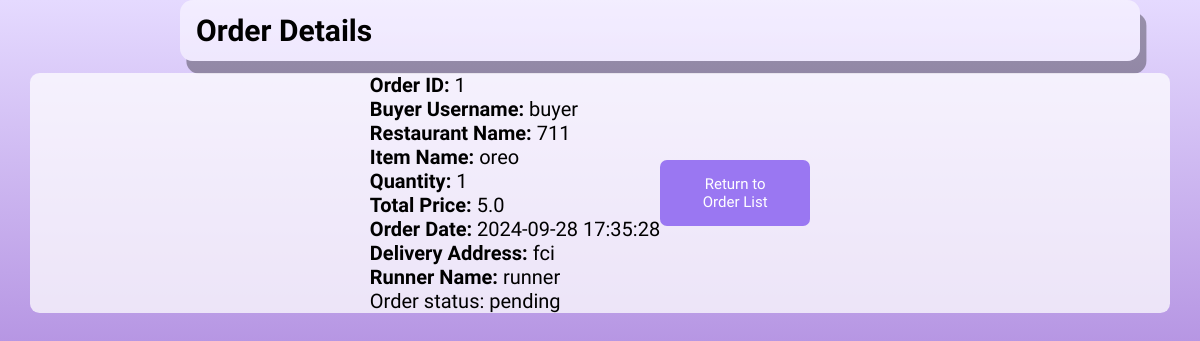
Screenshot of /buyer_order_details/1 with the database file from the repository.
### tables this page shows
CREATE TABLE orders (
            id INTEGER PRIMARY KEY AUTOINCREMENT,
            buyer_username TEXT NOT NULL,
            restaurant_name TEXT NOT NULL,
            item_name TEXT NOT NULL,
            total_price REAL NOT NULL,
            quantity INTEGER NOT NULL,
            order_date TIMESTAMP DEFAULT CURRENT_TIMESTAMP, 
            order_status TEXT DEFAULT 'available',
            status TEXT DEFAULT 'pending',
            runner_name TEXT,
            runner_lat REAL,
            runner_lng REAL,
            delivery_address TEXT,
            delivery_lat REAL,
            delivery_lng REAL
        );

### app.py (the view)
@app.route('/buyer_order_details/<int:order_id>', methods=['GET'])
def buyer_order_details(order_id):
    conn = get_db_connection()
    cursor = conn.cursor()
    query = """
        SELECT id, buyer_username, restaurant_name, item_name, total_price, quantity, order_date, delivery_address, delivery_lat, delivery_lng, runner_lat, runner_lng, runner_name, status, order_status
        FROM orders
        WHERE id = ?
    """
    cursor.execute(query, (order_id,))
    order = cursor.fetchone()
    if order is None:
        return redirect(url_for('buyer_orders'))
    cursor.execute("""
        SELECT rating, review FROM order_reviews
        WHERE order_id = ? AND buyer_username = ?
    """, (order_id, session.get('username')))
    submitted_review = cursor.fetchone()
    conn.close()
    return render_template('buyer_order_details.html', order=order, submitted_review=submitted_review)

### app.py (called while the page is built)
def get_db_connection():
    con = sqlite3.connect("database.db")
    con.row_factory = sqlite3.Row
    return con

### templates/buyer_order_details.html (shortened to what this page needs)
<!DOCTYPE html>
<html lang="en">
<head>
    <link rel="stylesheet" href="https://unpkg.com/leaflet/dist/leaflet.css" />
    <link rel="stylesheet" type="text/css" href="../static/style(BP).css">
    <link rel="stylesheet" href="https://unpkg.com/boxicons@latest/css/boxicons.min.css">
    <link href="https://cdn.jsdelivr.net/npm/remixicon@4.3.0/fonts/remixicon.css" rel="stylesheet"/>
    <link rel="stylesheet" href="https://unpkg.com/aos@next/dist/aos.css" />
</head>
<body>
    <div class="container">
        <div class="table">
            <div class="table-header">
                <h2>Order Details</h2>
            </div>
        </div>
            <div class="table-body">
                <div class="order-summary">
                    <p><strong>Order ID:</strong> {{ order.id }}</p>
                    <p><strong>Buyer Username:</strong> {{ order.buyer_username }}</p>
                    <p><strong>Restaurant Name:</strong> {{ order.restaurant_name }}</p>
                    <p><strong>Item Name:</strong> {{ order.item_name }}</p>
                    <p><strong>Quantity:</strong> {{ order.quantity }}</p>
                    <p><strong>Total Price:</strong> {{ order.total_price }}</p>
                    <p><strong>Order Date:</strong> {{ order.order_date }}</p>
                    <p><strong>Delivery Address:</strong> {{ order.delivery_address }}</p>
                    {% if order.runner_name %}
                    <p><strong>Runner Name:</strong> {{ order.runner_name }}</p>
                    {% endif %}
                    {% if order.order_status == 'completed' %}
                        <p class="status-message">Your order is successfully completed</p>
                        {% if submitted_review %}
                        <div class="submitted-review">
                            <h3>Thank you for your review!</h3>
                            <p><strong>Your Rating:</strong></p>
                            <div class="star-rating">
                                {% for i in range(1, 6) %}
                                    {% if i <= submitted_review[0] %}
                                        <label class="active">&#9733;</label>
                                    {% else %}
                                        <label>&#9734;</label>
                                    {% endif %}
                                {% endfor %}
                            </div>
                            <p><strong>Your Review:</strong> {{ submitted_review[1] }}</p>
                        </div>
                        {% else %}
                            <h3>Rate and Review Your Experience</h3>
                            <form action="{{ url_for('submit_review', order_id=order.id) }}" method="POST" id="rating-form">
                                <div class="star-rating" id="star-rating">
                                    <label data-value="1">&#9733;</label>
                                    <label data-value="2">&#9733;</label>
                                    <label data-value="3">&#9733;</label>
                                    <label data-value="4">&#9733;</label>
                                    <label data-value="5">&#9733;</label>
                                </div>
                                <input type="hidden" name="rating" id="rating-value" required><br><br>
                                <label for="review">Review:</label><br>
                                <textarea name="review" id="review" rows="4" cols="50" placeholder="Write your review here..." required></textarea><br><br>
                                <button type="submit" class="button">Submit Review</button>
                            </form>
                        {% endif %}
                    {% elif order.status == 'picked up' %}
                        <p class="status-message">Runner is delivering your order</p>
                    {% elif order.status == 'preparing' %}
                        <p class="status-message">Seller is preparing your food</p>
                    {% elif order.status == 'delivered' %}
                        <p class="status-message">Your food is ready for runner to pick up</p>
                    {% else %}
                        <p class="status-message">Order status: {{ order.status }}</p>
                    {% endif %}
                </div>
                <div class="return-button">
                    <a href="{{ url_for('buyer_orders') }}" class="button">Return to Order List</a>
                </div>
            </div>
    </div>
</body>
</html>

### static/style(BP).css (style rules this page uses)
* { margin: 0; padding: 0; font-family: "Protest Guerrilla", sans-serif; box-sizing: border-box; }
body { background-color: #e8e8e8 ; background:linear-gradient(to bottom , #e5daff,#783bbe) ; min-height: 100vh; display: flex; flex-direction: column; }
.container { display: flex; flex-direction: column; font-size: 20px; justify-content: center; align-items: center; }
a { text-decoration: none; color: black; }
.button { display: inline-block; padding: 13px 32px; background: #9a77f2; border: 2px solid transparent; border-radius: 7px; color: white; text-align: center; text-decoration: none; font-size: 15px; font-weight: 500; transition: all .6s ease; margin-right: 20px; width: 150px; }
.table { width: 80%; height: 100%; background-color: #fff5; box-shadow: 0.4rem .8rem #0005; border-radius: .8rem; overflow: hidden; margin-left: 10%; }
.table-header { width: 100%; height: 10%; background-color: #fff4; padding: .8rem 1rem; }
.table-body { display: flex; justify-content: center; align-items: center; background-color: #fffb; max-height: 89%; width: 95%; margin: .8rem auto; border-radius: .6rem; overflow: auto; }

### rows the page displays
orders: id "1", buyer_username "buyer", restaurant_name "711", item_name "oreo", quantity "1", total_price "5.0", order_date "2024-09-28 17:35:28", delivery_address "fci", runner_name "runner", status "pending"
